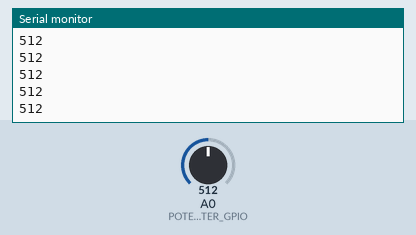
Recording of a sketch running on a simulated Arduino Uno, built with avr-gcc and run on an emulated ATmega328P. On the bench: the last lines printed to the serial monitor. The test bench sets the inputs (shaded band); at power-on: A0 (POTENTIOMETER_GPIO) = 512.

Above: at 1.2 s.
1.3 s: A0 (POTENTIOMETER_GPIO) set to 716
At 1.31 s:
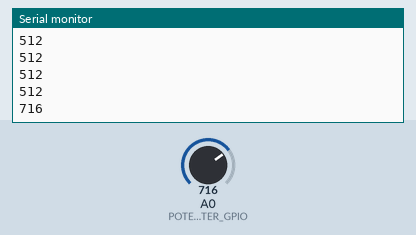
2.8 s: A0 (POTENTIOMETER_GPIO) set to 900
At 2.81 s:
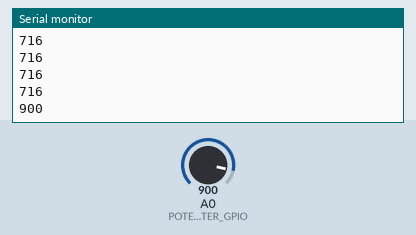
Timing chart, 0 to 5.8 s (numbered marks = the images above; inputs shaded):
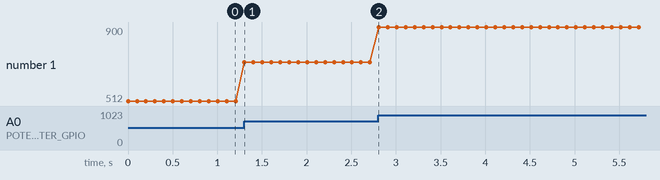

Measured:
- after the input at 1.3 s, the serial monitor: prints a new line at once (image 1)
- after the input at 2.8 s, the serial monitor: prints a new line at once (image 2)
- plotted number 1: 512 → 716 after the input at 1.3 s, 716 → 900 after the input at 2.8 s

The sketch:

PotentiometerInput.ino
```cpp
#define POTENTIOMETER_GPIO  0

void setup() {
  // put your setup code here, to run once:

  Serial.begin(115200);

}

void loop() {
  // put your main code here, to run repeatedly:
  int PotentiometerValue = analogRead(POTENTIOMETER_GPIO);
  Serial.println(PotentiometerValue);
  delay(100);

}
```
